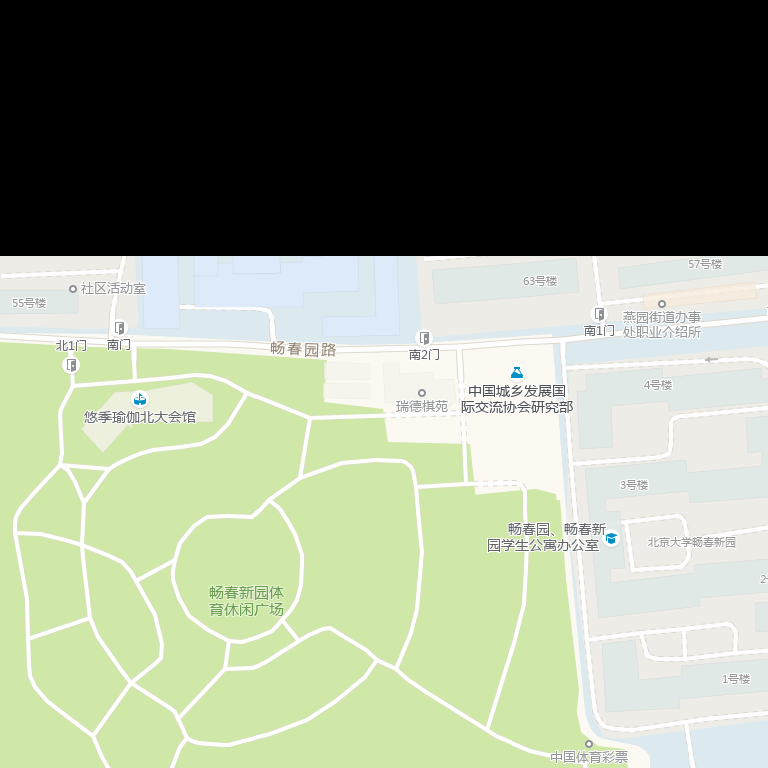
#> input picture data/picture_merge/R000183B1_C00034AD0.png, 768 x 768 px; its folder holds only this picture in this run
$ python main.py   (older library calls are emulated)
#> lines starting #> are read from the running program, lines starting #| are printed output that depends on the picture; after the words box and inside, x2 and y2 are one past the last pixel; in counts of white or black regions, pixels touching at a corner belong together
### tile.py
#!/usr/bin/env python
# coding: utf-8

import cv2
import numpy as np
from icon.icon03 import Icon
from ocr_tile import BaiDuOcr
from outline import OutLine
import math
from PIL import Image


# 瓦片
class Tile:
    def __init__(self):
        self.icon = Icon()
        self.bdocr = BaiDuOcr()
        self.ol = OutLine()


    # 定位瓦片文字位置
    def picture_detection(self, img_path,img_name):
#> called with img_name = 'R000183B1_C00034AD0.png'
        img = Image.open(img_path)  # 打开图片
#> img is the input picture: PIL image 768x768 RGBA; mean R, G, B, A 146.8, 155.8, 134.6, 255
        im = img.convert('RGB')
        pix = im.load()  # 导入像素
        width = im.size[0]  # 获取宽度
        height = im.size[1]  # 获取长度
        for x in range(width):
            for y in range(height):
                rgba = im.getpixel((x, y))
                if rgba[0] in range(181, 191) and rgba[1] in range(181, 191) and rgba[2] in range(170, 180):
                    im.putpixel((x, y), (252, 249, 242))
                elif rgba[0] in range(250, 256) and rgba[1] in range(250, 256) and rgba[2] in range(250, 256):
                    im.putpixel((x, y), (252, 249, 242))
                else:
                    continue
        img_ = np.array(im)
        # 转换灰度并去噪声
        gray = cv2.cvtColor(img_, cv2.COLOR_BGR2GRAY)
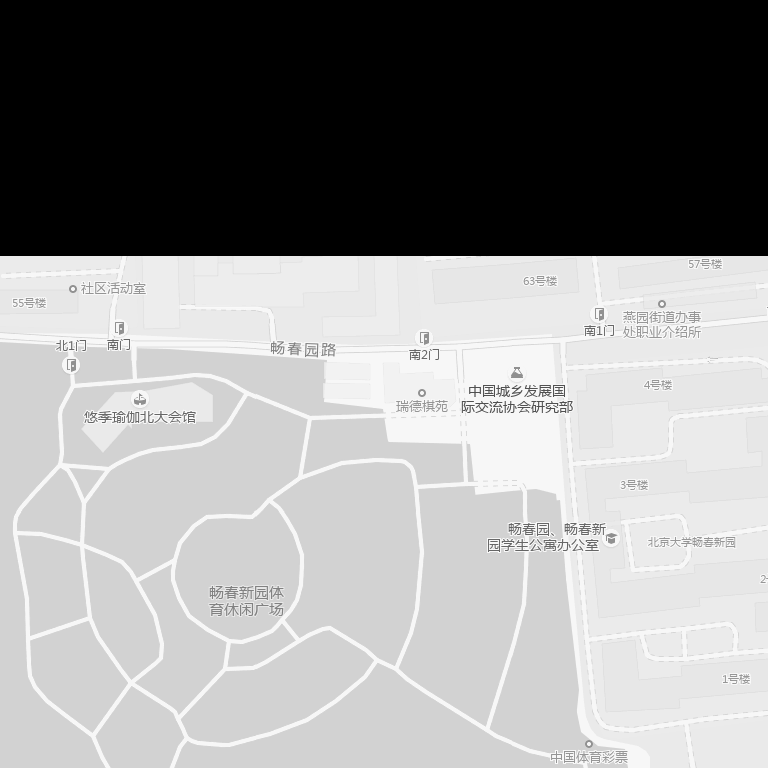
#> gray: shape (768, 768); min 0, max 249, mean 148.2
        # 提取图像的梯度
        # 以Sobel算子计算x，y方向上的梯度，之后在x方向上减去y方向上的梯度，通过这个减法，留下具有高水平梯度和低垂直梯度的图像区域
        gradX = cv2.Sobel(gray, ddepth=cv2.CV_32F, dx=1, dy=0)
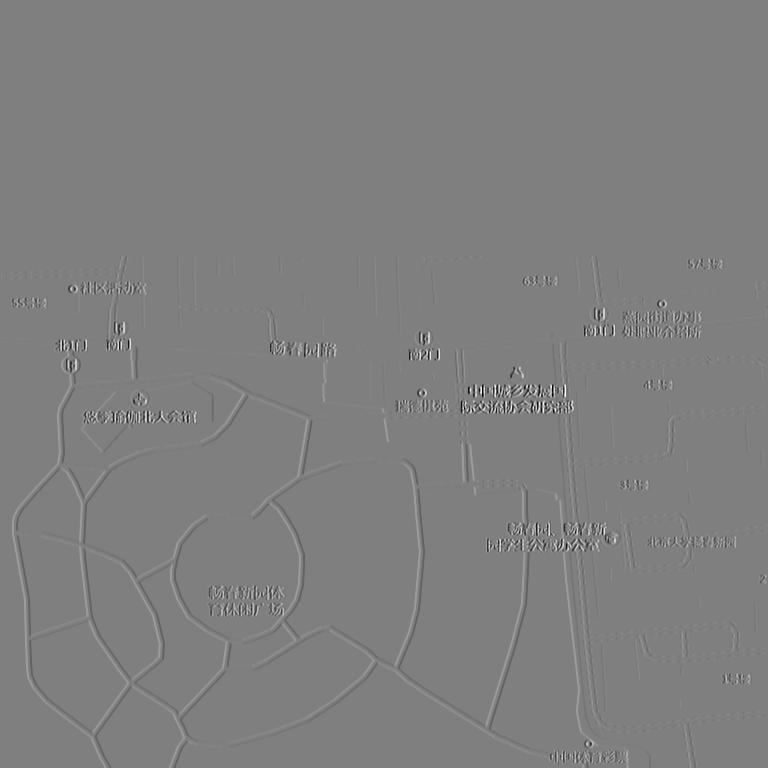
#> gradX: shape (768, 768) float32; min -674, max 672, mean 0.1; drawn with min black and max white
        gradY = cv2.Sobel(gray, ddepth=cv2.CV_32F, dx=0, dy=1)
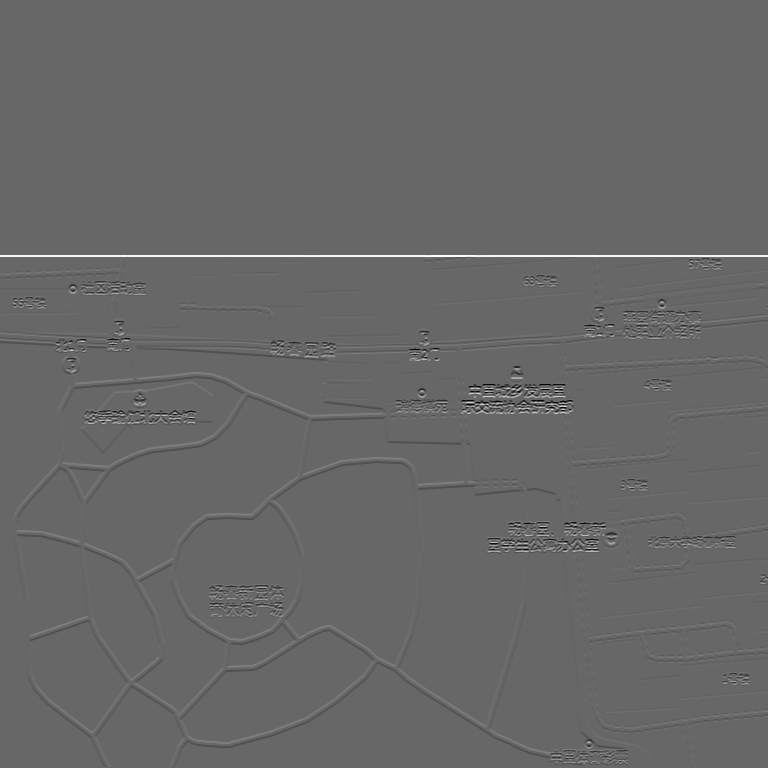
#> gradY: shape (768, 768) float32; min -678, max 994, mean 2.2; drawn with min black and max white
        gradient = cv2.subtract(gradX, gradY)
        gradient = cv2.convertScaleAbs(gradient)
        # 高斯滤波
        blurred = cv2.GaussianBlur(gradient, (9, 9), 0)
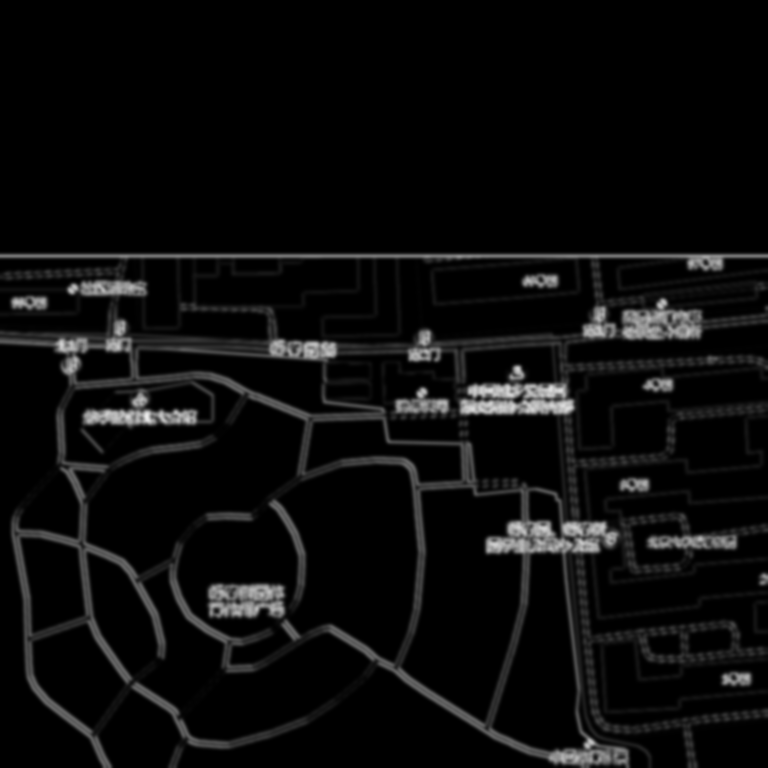
#> blurred: shape (768, 768); min 0, max 235, mean 12.2
        (_, thresh) = cv2.threshold(blurred, 90, 255, cv2.THRESH_BINARY)
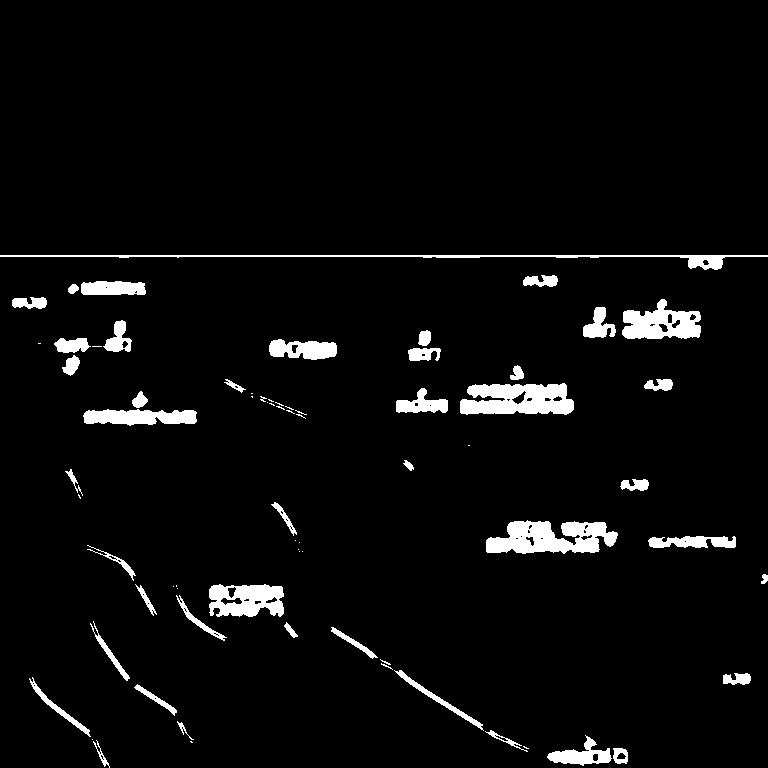
#> thresh: shape (768, 768); 4.2% white; 72 white regions (29 under 20 px), largest, box (x1, y1, x2, y2) and area: (486, 520, 618, 554) 2995, (460, 383, 574, 415) 2816, (0, 255, 768, 270) 2013
        # # 建立一个椭圆核函数
        # kernel = cv2.getStructuringElement(cv2.MORPH_ELLIPSE, (25, 25))
        # 执行图像形态学
        closed = cv2.dilate(thresh, None, iterations=4) # 膨胀
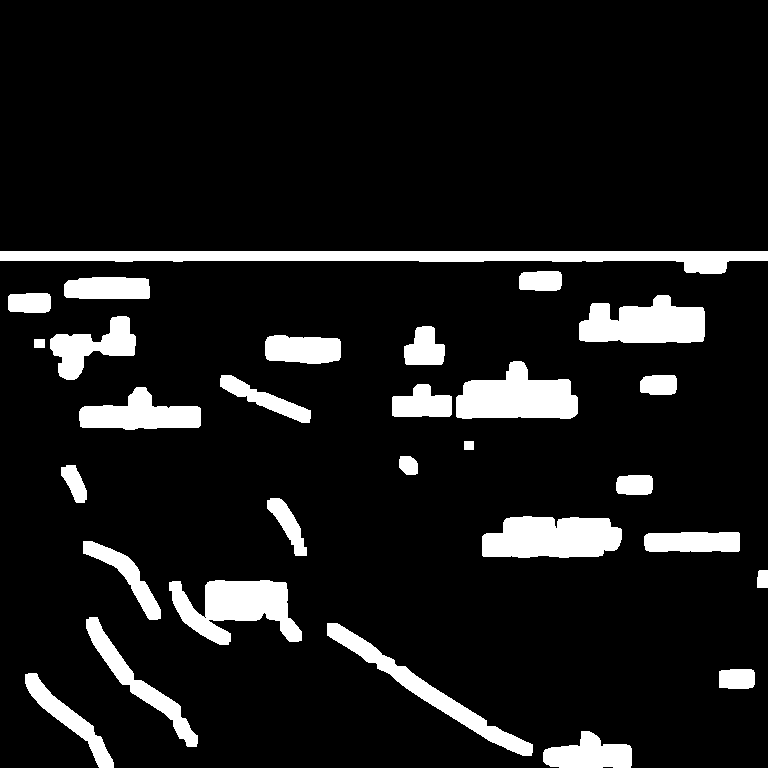
#> closed: shape (768, 768); 10.3% white; 29 white regions, largest, box (x1, y1, x2, y2) and area: (0, 251, 768, 274) 8357, (482, 516, 622, 558) 4918, (169, 580, 302, 645) 4905
        closed = cv2.erode(closed, None, iterations=6)  # 腐蚀
#> closed: shape (768, 768); 2.8% white; 22 white regions (2 under 20 px), largest, box (x1, y1, x2, y2) and area: (462, 368, 572, 412) 2734, (488, 523, 615, 551) 2709, (585, 302, 699, 337) 2264
        closed = cv2.dilate(closed, None, iterations=3)
#> closed: shape (768, 768); 4.5% white; 22 white regions, largest, box (x1, y1, x2, y2) and area: (485, 520, 618, 554) 3747, (459, 365, 575, 415) 3700, (582, 299, 702, 340) 3326
#> (the rest of the program and of its run is left out)
